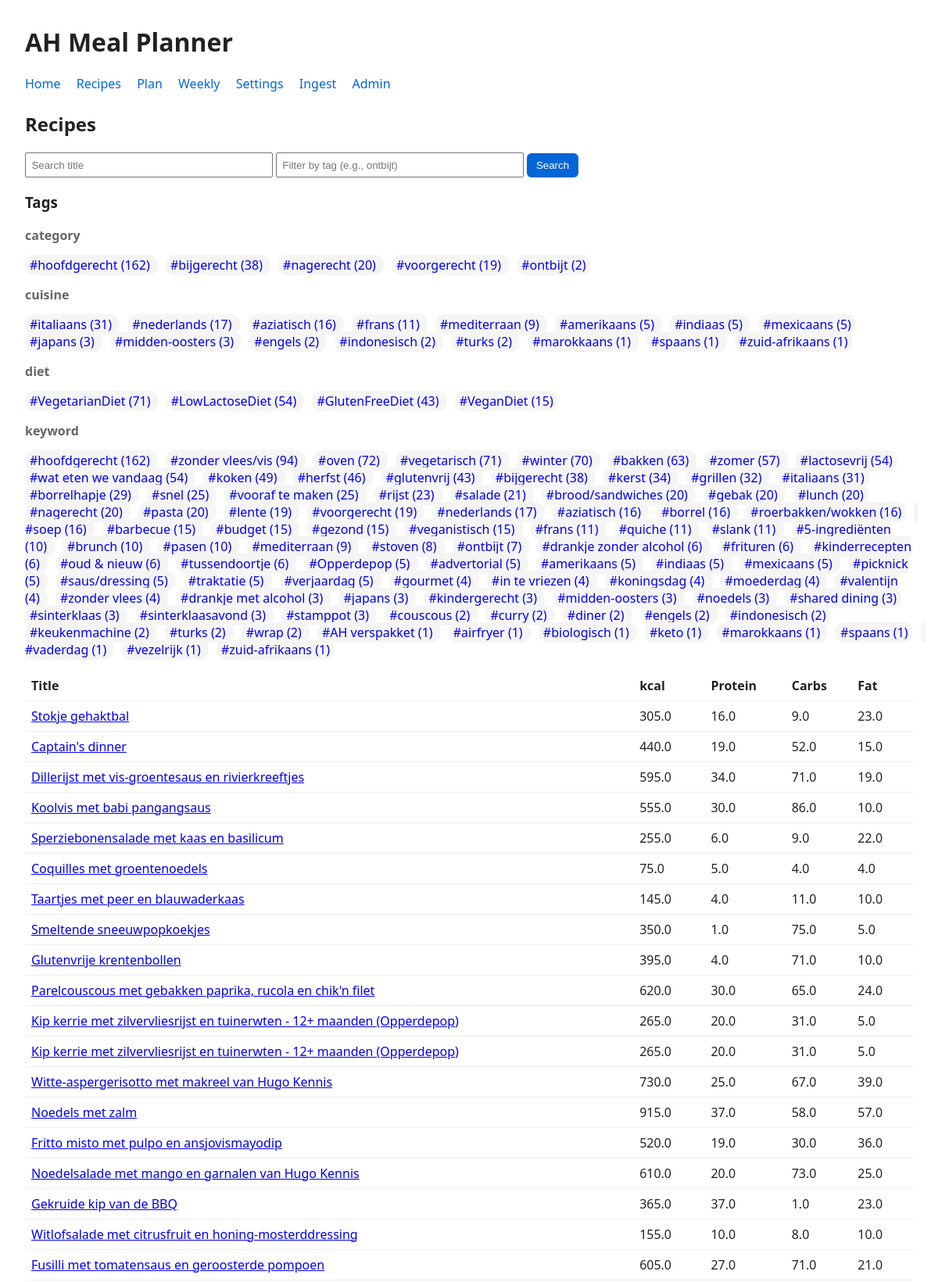
Page /recipes (upper part) on the committed database.
### tables this page shows
CREATE TABLE recipe_tags (
            id INTEGER PRIMARY KEY AUTOINCREMENT,
            recipe_id INTEGER NOT NULL,
            tag TEXT NOT NULL,
            tag_type TEXT,
            FOREIGN KEY(recipe_id) REFERENCES recipes(id)
        );

CREATE TABLE recipes (
            id INTEGER PRIMARY KEY AUTOINCREMENT,
            source TEXT,
            source_id TEXT,
            title TEXT NOT NULL,
            url TEXT,
            image_url TEXT,
            servings INTEGER,
            total_time_min INTEGER,
            kcal_per_serving REAL,
            protein_g_per_serving REAL,
            carbs_g_per_serving REAL,
            fat_g_per_serving REAL,
            fiber_g_per_serving REAL,
            instructions TEXT,
            raw_json TEXT,
            last_seen TEXT
        );

### ah_mealplanner/web/routes.py (the view, shortened to what this page needs)
@bp.route("/recipes")
def recipes():
    q = request.args.get("q", "").strip()
    tag = request.args.get("tag", "").strip()
    with _conn() as conn:
        db.init_db(conn)
        from typing import Optional
        def _fts_query(s: str) -> Optional[str]:
            tokens = re.findall(r"\w+", s)
            if not tokens:
                return None
            return " AND ".join([t + "*" for t in tokens])
        if q and tag:
            match = _fts_query(q)
            rows = []
            if match:
                try:
                    rows = conn.execute(
                        """
                        select distinct r.*
                        from recipes r
                        join recipes_fts f on f.rowid = r.id
                        join recipe_tags t on r.id = t.recipe_id
                        where recipes_fts match ? and lower(t.tag) = lower(?)
                        order by bm25(recipes_fts), r.id desc
                        limit 100
                        """,
                        (match, tag),
                    ).fetchall()
                except Exception:
                    pass
            if not rows:
                rows = conn.execute(
                    "select distinct r.* from recipes r join recipe_tags t on r.id=t.recipe_id where r.title like ? and lower(t.tag)=lower(?) order by r.id desc limit 100",
                    (f"%{q}%", tag),
                ).fetchall()
        elif tag:
            rows = conn.execute(
                "select distinct r.* from recipes r join recipe_tags t on r.id=t.recipe_id where lower(t.tag)=lower(?) order by r.id desc limit 100",
                (tag,),
            ).fetchall()
        else:
            rows = conn.execute("select * from recipes order by id desc limit 50").fetchall()
        if q:
            match = _fts_query(q)
            if match:
                sql = (
                    """
                    select t.tag as tag, t.tag_type as tag_type, count(distinct t.recipe_id) as cnt
                    from recipe_tags t
                    join recipes_fts f on f.rowid = t.recipe_id
                    where recipes_fts match ?
                    group by t.tag_type, t.tag
                    order by (t.tag_type is null), t.tag_type asc, cnt desc, tag asc
                    limit 400
                    """
                )
                params = (match,)
            else:
                sql = (
                    """
                    select t.tag as tag, t.tag_type as tag_type, count(distinct t.recipe_id) as cnt
                    from recipe_tags t
                    join recipes r on r.id = t.recipe_id
                    where r.title like ?
                    group by t.tag_type, t.tag
                    order by (t.tag_type is null), t.tag_type asc, cnt desc, tag asc
                    limit 400
                    """
                )
                params = (f"%{q}%",)
            tag_facets = conn.execute(sql, params).fetchall()
        else:
            tag_facets = conn.execute(
                """
                select t.tag as tag, t.tag_type as tag_type, count(distinct t.recipe_id) as cnt
                from recipe_tags t
                group by t.tag_type, t.tag
                order by (t.tag_type is null), t.tag_type asc, cnt desc, tag asc
                limit 400
                """
            ).fetchall()
    tag_facets = [f for f in tag_facets if f["tag_type"]]
    return render_template("recipes.html", recipes=rows, q=q, tag=tag, tag_facets=tag_facets)

### ah_mealplanner/db.py (called while the page is built)
def _ensure_parent(path: str) -> None:
    parent = os.path.dirname(path)
    if parent and not os.path.exists(parent):
        os.makedirs(parent, exist_ok=True)

@contextmanager
def connect(db_path: Optional[str] = None):
    path = db_path or DB_PATH
    _ensure_parent(path)
    conn = sqlite3.connect(path)
    conn.row_factory = sqlite3.Row
    try:
        conn.execute("PRAGMA journal_mode=WAL")
    except Exception:
        pass
    try:
        conn.execute("PRAGMA busy_timeout=15000")
    except Exception:
        pass
    try:
        yield conn
    finally:
        conn.commit()
        conn.close()

### ah_mealplanner/web/routes.py (called while the page is built)
def _conn():
    return db.connect(os.environ.get("AH_MEALPLANNER_DB"))

@bp.app_template_filter("fmt")
def fmt_number(v):
    try:
        return f"{float(v):.1f}"
    except Exception:
        return v

### ah_mealplanner/web/templates/recipes.html (shortened to what this page needs)
{% extends "base.html" %}
{% block content %}
<h2>Recipes</h2>
<form method="get">
  <input type="text" name="q" placeholder="Search title" value="{{ q }}" />
  <input type="text" name="tag" placeholder="Filter by tag (e.g., ontbijt)" value="{{ tag }}" />
  <button class="btn" type="submit">Search</button>
</form>
{% if tag_facets %}
  <h3>Tags</h3>
  {% for group in tag_facets|groupby('tag_type') %}
    <h4 class="muted" style="margin: .5rem 0 .25rem;">{{ group.grouper or 'other' }}</h4>
    <p>
      {% for t in group.list %}
        {% set active = (t['tag'] == tag) %}
        <a href="/recipes?{% if q %}q={{ q }}&{% endif %}tag={{ t['tag'] }}"
           style="margin-right:10px; padding:2px 6px; border-radius:12px; text-decoration:none; {{ 'background:#e6f0ff; font-weight:600;' if active else 'background:#f5f5f5;' }}">
           #{{ t['tag'] }} ({{ t['cnt'] }})
        </a>
      {% endfor %}
    </p>
  {% endfor %}
{% endif %}
<table>
  <thead><tr><th>Title</th><th>kcal</th><th>Protein</th><th>Carbs</th><th>Fat</th></tr></thead>
  <tbody>
    {% for r in recipes %}
    <tr>
      <td><a href="/recipes/{{ r['id'] }}">{{ r['title'] }}</a></td>
      <td>{{ r['kcal_per_serving']|fmt }}</td>
      <td>{{ r['protein_g_per_serving']|fmt }}</td>
      <td>{{ r['carbs_g_per_serving']|fmt }}</td>
      <td>{{ r['fat_g_per_serving']|fmt }}</td>
    </tr>
    {% endfor %}
  </tbody>
</table>
{% endblock %}

### ah_mealplanner/web/templates/base.html (style rules this page uses)
body { font-family: system-ui, -apple-system, Segoe UI, Roboto, sans-serif; margin: 2rem; color: #222; }
table { border-collapse: collapse; width: 100%; }
th, td { border-bottom: 1px solid #eee; padding: 0.5rem; text-align: left; }
input[type="text"], input[type="number"], input[type="date"] { padding: 0.4rem; width: 100%; max-width: 300px; }
.btn { display: inline-block; background: #0366d6; color: white; padding: 0.5rem 0.75rem; border-radius: 6px; text-decoration: none; border: 0; cursor: pointer; }
.muted { color: #666; }

### rows in the picture
recipe_tags: tag "oven", cnt "72"
recipe_tags: tag "winter", cnt "70"
recipe_tags: tag "bakken", cnt "63"
recipe_tags: tag "borrelhapje", cnt "29"
recipe_tags: tag "oud & nieuw", cnt "6"
recipes: title "Stokje gehaktbal", kcal_per_serving|fmt "305.0", protein_g_per_serving|fmt "16.0", carbs_g_per_serving|fmt "9.0", fat_g_per_serving|fmt "23.0"
recipes: title "Captain's dinner", kcal_per_serving|fmt "440.0", protein_g_per_serving|fmt "19.0", carbs_g_per_serving|fmt "52.0", fat_g_per_serving|fmt "15.0"
recipes: title "Dillerijst met vis-groentesaus en rivierkreeftjes", kcal_per_serving|fmt "595.0", protein_g_per_serving|fmt "34.0", carbs_g_per_serving|fmt "71.0", fat_g_per_serving|fmt "19.0"
recipes: title "Koolvis met babi pangangsaus", kcal_per_serving|fmt "555.0", protein_g_per_serving|fmt "30.0", carbs_g_per_serving|fmt "86.0", fat_g_per_serving|fmt "10.0"
recipes: title "Sperziebonensalade met kaas en basilicum", kcal_per_serving|fmt "255.0", protein_g_per_serving|fmt "6.0", carbs_g_per_serving|fmt "9.0", fat_g_per_serving|fmt "22.0"
recipes: title "Coquilles met groentenoedels", kcal_per_serving|fmt "75.0", protein_g_per_serving|fmt "5.0", carbs_g_per_serving|fmt "4.0", fat_g_per_serving|fmt "4.0"
recipes: title "Taartjes met peer en blauwaderkaas", kcal_per_serving|fmt "145.0", protein_g_per_serving|fmt "4.0", carbs_g_per_serving|fmt "11.0", fat_g_per_serving|fmt "10.0"
recipes: title "Smeltende sneeuwpopkoekjes", kcal_per_serving|fmt "350.0", protein_g_per_serving|fmt "1.0", carbs_g_per_serving|fmt "75.0", fat_g_per_serving|fmt "5.0"
recipes: title "Glutenvrije krentenbollen", kcal_per_serving|fmt "395.0", protein_g_per_serving|fmt "4.0", carbs_g_per_serving|fmt "71.0", fat_g_per_serving|fmt "10.0"
recipes: title "Parelcouscous met gebakken paprika, rucola en chik'n filet", kcal_per_serving|fmt "620.0", protein_g_per_serving|fmt "30.0", carbs_g_per_serving|fmt "65.0", fat_g_per_serving|fmt "24.0"
recipes: title "Kip kerrie met zilvervliesrijst en tuinerwten - 12+ maanden (Opperdepop)", kcal_per_serving|fmt "265.0", protein_g_per_serving|fmt "20.0", carbs_g_per_serving|fmt "31.0", fat_g_per_serving|fmt "5.0"
recipes: title "Kip kerrie met zilvervliesrijst en tuinerwten - 12+ maanden (Opperdepop)", kcal_per_serving|fmt "265.0", protein_g_per_serving|fmt "20.0", carbs_g_per_serving|fmt "31.0", fat_g_per_serving|fmt "5.0"
recipes: title "Witte-aspergerisotto met makreel van Hugo Kennis", kcal_per_serving|fmt "730.0", protein_g_per_serving|fmt "25.0", carbs_g_per_serving|fmt "67.0", fat_g_per_serving|fmt "39.0"
recipes: title "Noedels met zalm", kcal_per_serving|fmt "915.0", protein_g_per_serving|fmt "37.0", carbs_g_per_serving|fmt "58.0", fat_g_per_serving|fmt "57.0"
recipes: title "Fritto misto met pulpo en ansjovismayodip", kcal_per_serving|fmt "520.0", protein_g_per_serving|fmt "19.0", carbs_g_per_serving|fmt "30.0", fat_g_per_serving|fmt "36.0"
recipes: title "Noedelsalade met mango en garnalen van Hugo Kennis", kcal_per_serving|fmt "610.0", protein_g_per_serving|fmt "20.0", carbs_g_per_serving|fmt "73.0", fat_g_per_serving|fmt "25.0"
recipes: title "Gekruide kip van de BBQ", kcal_per_serving|fmt "365.0", protein_g_per_serving|fmt "37.0", carbs_g_per_serving|fmt "1.0", fat_g_per_serving|fmt "23.0"
recipes: title "Witlofsalade met citrusfruit en honing-mosterddressing", kcal_per_serving|fmt "155.0", protein_g_per_serving|fmt "10.0", carbs_g_per_serving|fmt "8.0", fat_g_per_serving|fmt "10.0"
recipes: title "Fusilli met tomatensaus en geroosterde pompoen", kcal_per_serving|fmt "605.0", protein_g_per_serving|fmt "27.0", carbs_g_per_serving|fmt "71.0", fat_g_per_serving|fmt "21.0"

### other values in the picture
{{ group.grouper or 'other' }} "category" "cuisine" "diet" "keyword"
{{ t['tag'] }} "hoofdgerecht" "bijgerecht" "nagerecht" "voorgerecht" "ontbijt" "italiaans" "nederlands" "aziatisch" "frans" "mediterraan" "amerikaans" "indiaas" "mexicaans" "japans" "midden-oosters" "engels" "indonesisch" "turks" "marokkaans" "spaans" "zuid-afrikaans" "VegetarianDiet" "LowLactoseDiet" "GlutenFreeDiet" "VeganDiet" "hoofdgerecht" "zonder vlees/vis" "vegetarisch" "zomer" "lactosevrij" "wat eten we vandaag" "koken" "herfst" "glutenvrij" "bijgerecht" "kerst" "grillen" "italiaans" "snel" "vooraf te maken" "rijst" "salade" "brood/sandwiches" "gebak" "lunch" "nagerecht" "pasta" "lente" "voorgerecht" "nederlands" "aziatisch" "borrel" "roerbakken/wokken" "soep" "barbecue" "budget" "gezond" "veganistisch" "frans" "quiche" "slank" "5-ingrediënten" "brunch" "pasen" "mediterraan" "stoven" "ontbijt" "drankje zonder alcohol" "frituren" "kinderrecepten" "tussendoortje" "Opperdepop" "advertorial" "amerikaans" "indiaas" "mexicaans" "picknick" "saus/dressing" "traktatie" "verjaardag" "gourmet" "in te vriezen" "koningsdag" "moederdag" "valentijn" "zonder vlees" "drankje met alcohol" "japans" "kindergerecht" "midden-oosters" "noedels" "shared dining" "sinterklaas" "sinterklaasavond" "stamppot" "couscous" "curry" "diner" "engels" "indonesisch" "keukenmachine" "turks" "wrap" "AH verspakket" "airfryer" "biologisch" "keto" "marokkaans" "spaans" "vaderdag" "vezelrijk" "zuid-afrikaans"
{{ t['cnt'] }} "162" "38" "20" "19" "2" "31" "17" "16" "11" "9" "5" "5" "5" "3" "3" "2" "2" "2" "1" "1" "1" "71" "54" "43" "15" "162" "94" "71" "57" "54" "54" "49" "46" "43" "38" "34" "32" "31" "25" "25" "23" "21" "20" "20" "20" "20" "20" "19" "19" "17" "16" "16" "16" "16" "15" "15" "15" "15" "11" "11" "11" "10" "10" "10" "9" "8" "7" "6" "6" "6" "6" "5" "5" "5" "5" "5" "5" "5" "5" "5" "4" "4" "4" "4" "4" "4" "3" "3" "3" "3" "3" "3" "3" "3" "3" "2" "2" "2" "2" "2" "2" "2" "2" "1" "1" "1" "1" "1" "1" "1" "1" "1"
